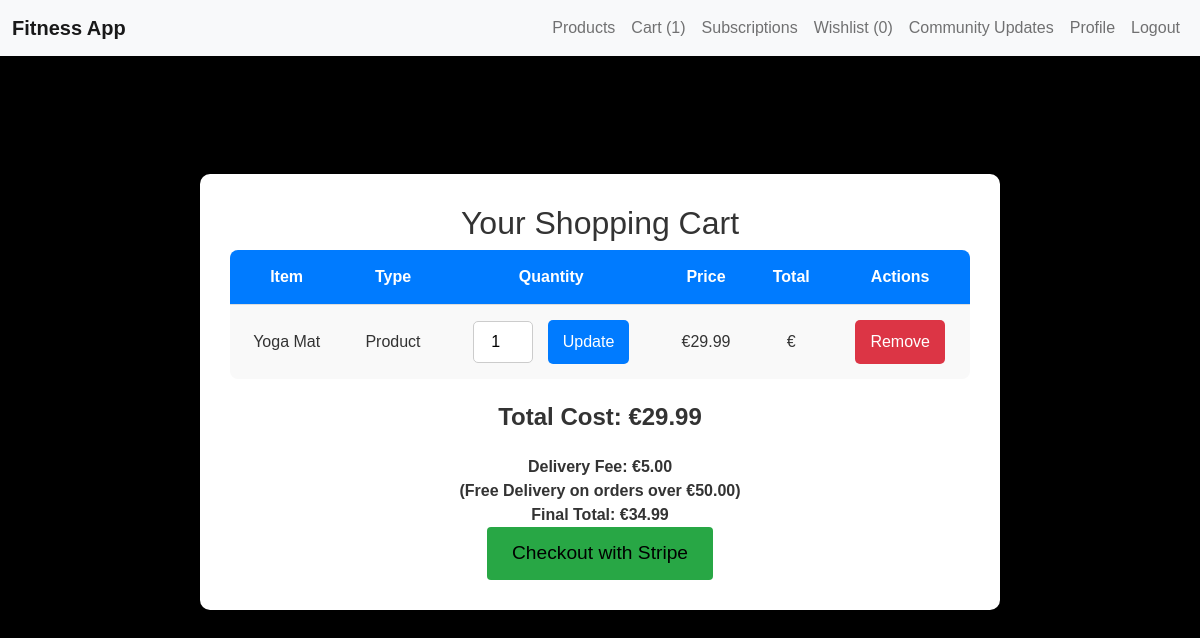
/cart/ (signed in), run on an earlier commit of the app's database.
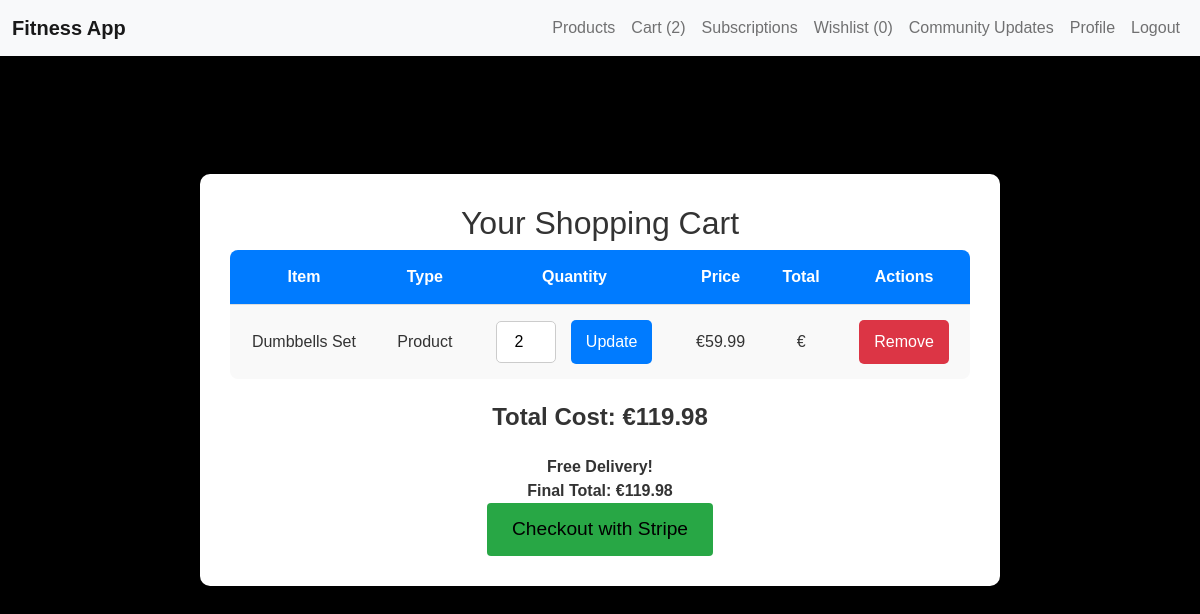
And on a later commit of the database.
### cart/models.py (models this page shows, shortened)
class CartItem(models.Model):
    cart = models.ForeignKey(
        Cart, related_name="items", on_delete=models.CASCADE
    )
    product = models.ForeignKey(
        Product, null=True, blank=True, on_delete=models.CASCADE
    )
    subscription = models.ForeignKey(
        SubscriptionPlan, null=True, blank=True, on_delete=models.CASCADE
    )
    quantity = models.PositiveIntegerField(default=1)

### fitness/models.py (models this page shows, shortened)
class Product(models.Model):
    name = models.CharField(max_length=255)
    description = models.TextField()
    price = models.DecimalField(max_digits=10, decimal_places=2)
    image = models.ImageField(upload_to='products/')
    stock_quantity = models.IntegerField()
    created_at = models.DateTimeField(auto_now_add=True)
    is_spotlight = models.BooleanField(default=False)

### cart/views.py (the view)
# urls.py: path("", view_cart, name="view_cart"),
@login_required(login_url='login')
def view_cart(request):
    cart, created = Cart.objects.get_or_create(user=request.user)
    cart_items = cart.items.all()
    total_cost = sum(
        (item.product.price if item.product else item.subscription.price) * item.quantity
        for item in cart_items
    )
    if total_cost >= Decimal("50.00"):
        delivery_fee = Decimal("0.00")
    else:
        delivery_fee = Decimal("5.00")
    final_total = total_cost + delivery_fee
    return render(
        request,
        "cart/cart.html",
        {
            "cart_items": cart_items,
            "total_cost": total_cost,
            "delivery_fee": delivery_fee,
            "final_total": final_total,
        },
    )

### cart/models.py (called while the page is built)
    def get_total_items(self):
        return sum(item.quantity for item in self.items.all())

### fitness/context_processors.py (called while the page is built)
def cart_count(request):
    count = 0
    if request.user.is_authenticated:
        try:
            cart = Cart.objects.get(user=request.user)
            count = cart.get_total_items()
        except Cart.DoesNotExist:
            count = 0
    return {'cart_count': count}

def wishlist_count(request):
    if request.user.is_authenticated:
        wishlist, created = Wishlist.objects.get_or_create(user=request.user)
        count = wishlist.items.count()
    else:
        count = 0
    return {'wishlist_count': count}

### cart/templates/cart/cart.html (shortened to what this page needs)
{% extends "base.html" %}
{% block content %}
<div class="cart-container">
    <h2>Your Shopping Cart</h2>
    {% if cart_items %}
        <table class="cart-table">
            <thead>
                <tr>
                    <th>Item</th>
                    <th>Type</th>
                    <th>Quantity</th>
                    <th>Price</th>
                    <th>Total</th>
                    <th>Actions</th>
                </tr>
            </thead>
            <tbody>
                {% for item in cart_items %}
                <tr>
                    <td>
                        {% if item.product %}
                            {{ item.product.name }}
                        {% elif item.subscription %}
                            {{ item.subscription.name }}
                        {% endif %}
                    </td>
                    <td>
                        {% if item.product %}
                            Product
                        {% elif item.subscription %}
                            Subscription
                        {% endif %}
                    </td>
                    <td class="quantity-column">
                        {% if item.product %}
                            <form method="POST" action="{% url 'cart:update_cart_item' item.id %}">
                                <input type="number" name="quantity" class="quantity-input" value="{{ item.quantity }}" min="1">
                                <button type="submit" class="button update">Update</button>
                            </form>
                        {% else %}
                            1 (Fixed)
                        {% endif %}
                    </td>
                    <td>
                        €{% if item.product %}{{ item.product.price }}{% elif item.subscription %}{{ item.subscription.price }}{% endif %}
                    </td>
                    <td>
                        €{{ item.total_price }}
                    </td>
                    <td>
                        <form method="POST" action="{% url 'cart:remove_from_cart' item.id %}">
                            <button type="submit" class="button remove">Remove</button>
                        </form>
                    </td>
                </tr>
                {% endfor %}
            </tbody>
        </table>
        <div class="total-cost">
            <strong>Total Cost: €{{ total_cost }}</strong>
        </div>
        {% if total_cost >= 50 %}
            <div class="free-delivery">
                <strong>Free Delivery!</strong>
            </div>
        {% else %}
            <div class="delivery-fee">
                <strong>Delivery Fee: €{{ delivery_fee }} <br> (Free Delivery on orders over €50.00)</strong>
            </div>
        {% endif %}
        <div class="final-total">
            <strong>Final Total: €{{ final_total }}</strong>
        </div>
        <a href="{% url 'cart:checkout' %}" class="btn btn-primary stripe-button">Checkout with Stripe</a>
    {% else %}
        <p class="cart_status">Your cart is currently empty. Please add some items to your cart.</p>
        <a href="{% url 'product_list' %}" class="btn btn-primary">Browse Products</a>
    {% endif %}
</div>
{% endblock %}

### templates/base.html (shortened to what this page needs)
{% load static %}
<!DOCTYPE html>
<html lang="en">
<head>
    <link rel="stylesheet" href="https://cdn.jsdelivr.net/npm/bootstrap@5.1.3/dist/css/bootstrap.min.css">
    <link rel="stylesheet" href="{% static 'css/style.css' %}">
</head>
<body>
    <nav class="navbar navbar-expand-lg navbar-light bg-light">
        <div class="container-fluid">
            <a class="navbar-brand" href="{% url 'home' %}">Fitness App</a>
            <div class="collapse navbar-collapse" id="navbarNav">
                <ul class="navbar-nav ms-auto">
                    <li class="nav-item"><a class="nav-link" href="{% url 'product_list' %}">Products</a></li>
                    <li class="nav-item"><a class="nav-link" href="{% url 'cart:view_cart' %}">Cart ({{ cart_count }})</a></li>
                    <li class="nav-item"><a class="nav-link" href="{% url 'subscription' %}">Subscriptions</a></li>
                    <li class="nav-item"><a class="nav-link" href="{% url 'wishlist_view' %}">Wishlist ({{ wishlist_count }})</a></li>
                    <li class="nav-item"><a class="nav-link" href="{% url 'community_updates' %}">Community Updates</a></li>
                    <li class="nav-item"><a class="nav-link" href="{% url 'profile' %}">Profile</a></li>
                    {% if user.is_authenticated %}
                        <li class="nav-item"><a class="nav-link" href="{% url 'account_logout' %}">Logout</a></li>
                    {% else %}
                        <li class="nav-item"><a class="nav-link" href="{% url 'account_login' %}">Login</a></li>
                        <li class="nav-item"><a class="nav-link" href="{% url 'account_signup' %}">Register</a></li>
                    {% endif %}
                </ul>
            </div>
        </div>
    </nav>
<div class="container mt-4">
    {% block content %}{% endblock %}
</div>
</body>
</html>

### static/css/style.css (style rules this page uses)
body { font-family: 'Montserrat', sans-serif; background-color: black; color: #333; padding-top: 80px; }
.navbar { background-color: black; box-shadow: 0 2px 4px rgba(0, 0, 0, 0.1); position: fixed; width: 100%; top: 0; background-color: rgba(255, 255, 255, 0.9); backdrop-filter: blur(10px); box-shadow: 0 2px 4px rgba(0, 0, 0, 0.1); z-index: 1000; }
.navbar-brand { color: #333; font-weight: bold; }
.navbar-nav .nav-link { color: #555; font-size: 1rem; }
.container { margin-top: 60px; max-width: 1200px; margin-top: 100px; padding: 20px; border-radius: 8px; box-shadow: 0 4px 8px rgba(0, 0, 0, 0.1); }
ul { list-style-type: none; }
li { display: list-item; text-align: justify; unicode-bidi: isolate; }
ol, ul { padding-left: 0; }
.btn { font-size: 1.1rem; }
.btn-primary { background-color: gold; border: none; margin-right: 0px; color: black; }
.cart-container { max-width: 800px; margin: 50px auto; padding: 30px; background-color: #ffffff; border-radius: 10px; box-shadow: 0 8px 20px rgba(0, 0, 0, 0.1); text-align: center; }
.cart-table { width: 100%; border-collapse: collapse; margin-bottom: 20px; background-color: #f9f9f9; border-radius: 8px; overflow: hidden; }
.cart-table th, .cart-table td { padding: 15px; border-bottom: 1px solid #ddd; text-align: center; }
.cart-table th { background-color: #007bff; color: #fff; font-weight: bold; }
.cart-table tr:last-child td { border-bottom: none; }
.quantity-column { display: flex; justify-content: center; align-items: center; }
.quantity-input { width: 60px; padding: 8px; text-align: center; margin-right: 10px; border: 1px solid #ccc; border-radius: 5px; }
.button { padding: 10px 15px; background-color: #007bff; color: #fff; border: none; border-radius: 5px; cursor: pointer; transition: background-color 0.3s ease; font-size: 1rem; text-decoration: none; display: inline-block; }
.button.remove { background-color: #dc3545; }
.total-cost { font-size: 1.5rem; margin: 20px 0; color: #333; }
.stripe-button { background-color: #28a745; padding: 12px 25px; font-size: 1.2rem; transition: background-color 0.3s ease; }

What changed in the data, as far as the page shows it:
removed CartItem: product.name "Yoga Mat", shows "Product", quantity "1", product.price "29.99"
added CartItem: product.name "Dumbbells Set", shows "Product", quantity "2", product.price "59.99"
Also different on the page:
{{ cart_count }}: "1" → "2"
{{ total_cost }}: "29.99" → "119.98"
{{ final_total }}: "34.99" → "119.98"
{{ delivery_fee }}: "5.00" → (not shown)
text no longer shown: "Delivery Fee: € (Free Delivery on orders over €50.00)"
text now shown: "Free Delivery!"
